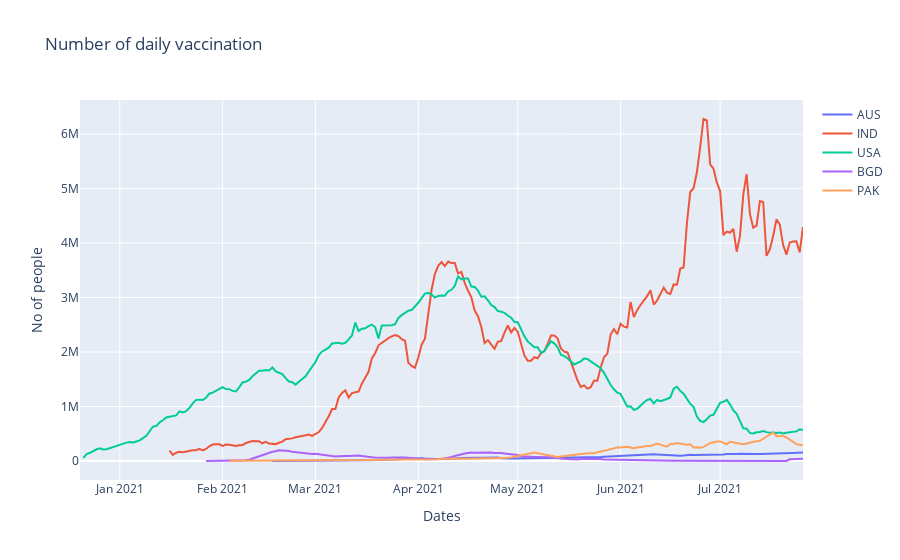

This figure's notebook cell:
### Code cell
fig = go.Figure()
for i in range(5):
    fig.add_trace(go.Scatter(x=dfs[i]['date'], y=dfs[i]['daily_vaccinations'],
                    mode='lines',
                    name=iso_5[i]))
fig.update_layout(title='Number of daily vaccination',
                   xaxis_title='Dates',
                   yaxis_title='No of people')
fig.show()

### Figure 1 — Plotly figure (JSON) as saved in the notebook; plotly's stock layout.template omitted (floating-point values rounded to 4 significant figures; data arrays with more than 128 entries replaced by an {"elided": "..."} marker saying what was removed)
{"data": [{"mode": "lines", "name": "AUS", "type": "scatter", "x": {"elided": "162 str values"}, "y": {"elided": "162 float values"}}, {"mode": "lines", "name": "IND", "type": "scatter", "x": {"elided": "193 str values"}, "y": {"elided": "193 float values"}}, {"mode": "lines", "name": "USA", "type": "scatter", "x": {"elided": "219 str values"}, "y": {"elided": "219 float values"}}, {"mode": "lines", "name": "BGD", "type": "scatter", "x": {"elided": "182 str values"}, "y": {"elided": "182 float values"}}, {"mode": "lines", "name": "PAK", "type": "scatter", "x": {"elided": "175 str values"}, "y": {"elided": "175 float values"}}], "layout": {"title": {"text": "Number of daily vaccination"}, "xaxis": {"title": {"text": "Dates"}}, "yaxis": {"title": {"text": "No of people"}}}}
